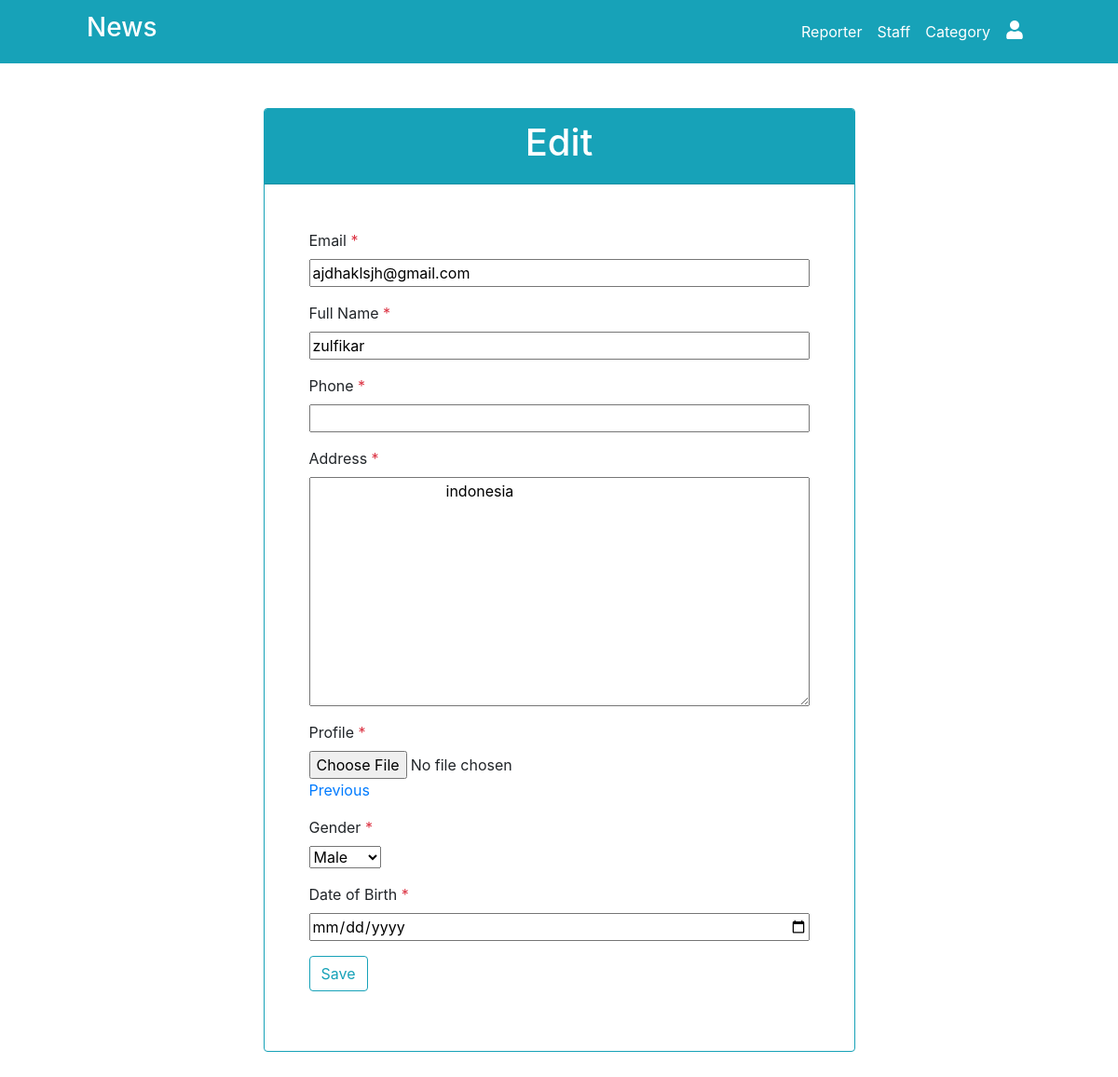
The page /account/edit/ (signed in) on the database its author committed.
### accounts/models.py (models this page shows, shortened)
class User(AbstractBaseUser):
    username = models.CharField(max_length=70, unique=True)
    email = models.EmailField(max_length=254, default='')
    full_name = models.CharField(max_length=75, default='')
    phone = models.IntegerField(default=0)
    address = models.CharField(max_length=95, default='')
    avatar = models.ImageField(upload_to='static/img/avatar/', default='static/img/avatar/default.jpg')
    gender = models.BooleanField(default=True)
    date_join = models.DateField(auto_now_add=True)
    date_of_birth = models.DateField(default='2000-01-01')
    is_superuser = models.BooleanField(default=False)
    is_reporter = models.BooleanField(default=False)
    is_staff = models.BooleanField(default=False)
    is_active = models.BooleanField(default=True)
    USERNAME_FIELD = 'username'
    REQUIRED_FIELD = [''] # when run python manage.py createsuperuser
    objects = MyUserManager()

### accounts/views.py (the view)
# urls.py: path('edit/', views.edit_account, name='edit'),
def edit_account(request):
    if request.user.is_authenticated:
        user = request.user.id
        getUser = User.objects.get(pk=user)
        if request.method == 'POST':
            try:
                getUser.avatar = request.FILES['avatar']
            except: pass
            try:
                getUser.phone = request.POST['phone']
            except: pass
            try:
                getUser.address = request.POST['address']
            except: pass
            getUser.email = request.POST['email']
            getUser.full_name = request.POST['full_name']
            getUser.gender = request.POST['gender']
            getUser.date_of_birth = request.POST['date_of_birth']
            getUser.save()
            return redirect('account:account')
        else: pass
        return render(request, 'account/edit.html', {
            'user': getUser,
        })
    else:
        return redirect('404')

### templates/account/edit.html (shortened to what this page needs)
{% extends 'base.html' %}
{% load static %}
{% load crispy_forms_tags %}
{% block content %}
<div class="container my-5">
    <div class="row justify-content-center">
        <div class="col-lg-7">
            <div class="card border-info">
                <div class="card-header bg-info text-white text-center">
                    <h1>Edit</h1>
                </div>
                <div class="card-content border-info">
                    <form action="" method="post" class="p-5" enctype="multipart/form-data">
                        <div class="form-group">
                            <label for="">Email <span class="text-danger">*</span></label>
                            <input type="text" name="email" id="" class="w-100" value="{{user.email}}" required>
                        </div><div class="form-group">
                            <label for="">Full Name <span class="text-danger">*</span></label>
                            <input type="text" name="full_name" id="" class="w-100" value="{{user.full_name}}" required>
                        </div>
                        <div class="form-group">
                            <label for="">Phone <span class="text-danger">*</span></label>
                            <input type="number" name="phone" id="" class="w-100" value="{{user.username}}" min="0">
                        </div>
                        <div class="form-group">
                            <label for="">Address <span class="text-danger">*</span></label>
                            <textarea name="address" id="" cols="30" rows="10" class="w-100">
                                {{user.address}}
                            </textarea>
                        </div>
                        <div class="form-group">
                            <label for="">Profile <span class="text-danger">*</span></label>
                            <input type="file" name="avatar" id="" class="w-100"><br>
                            <a href="../../{{user.avatar}}">Previous</a>
                        </div>
                        <div class="form-group">
                            <label for="">Gender <span class="text-danger">*</span></label><br>
                            <select name="gender" id="">
                                <option value="True">Male</option>
                            </select>
                        </div>
                        <div class="form-group">
                            <label for="">Date of Birth <span class="text-danger">*</span></label>
                            <input type="date" name="date_of_birth" id="" class="w-100" value="{{user.date_of_birth}}" required>
                        </div>
                        <input type="submit" value="Save" class="btn btn-outline-info align-self-center">
                    </form>
                </div>
            </div>
        </div>
    </div>
</div>
{% endblock content %}

### rows shown on the page
User: email "ajdhaklsjh@gmail.com", full_name "zulfikar", address "indonesia"
